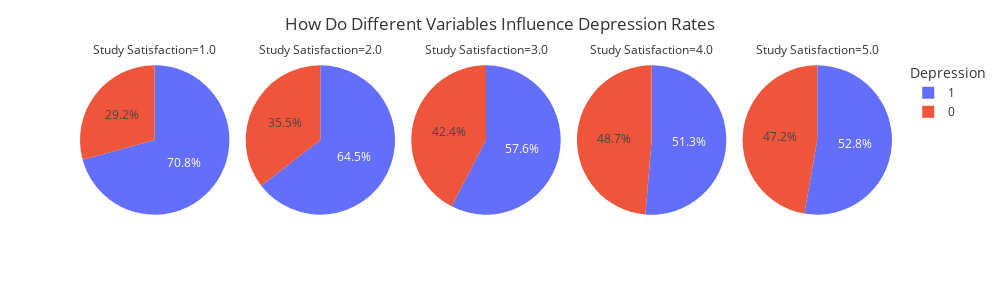
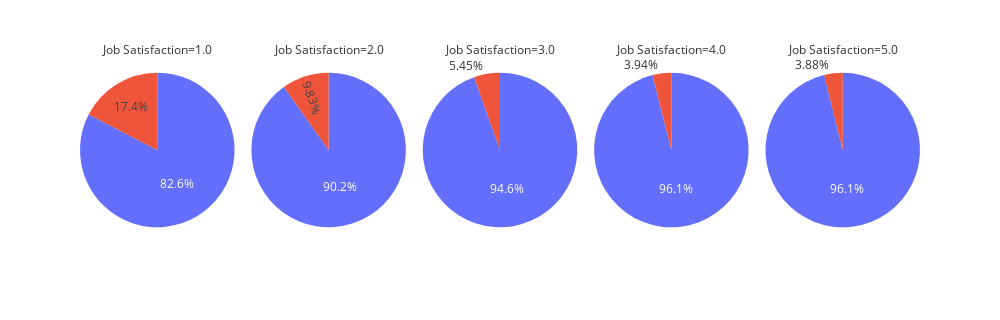
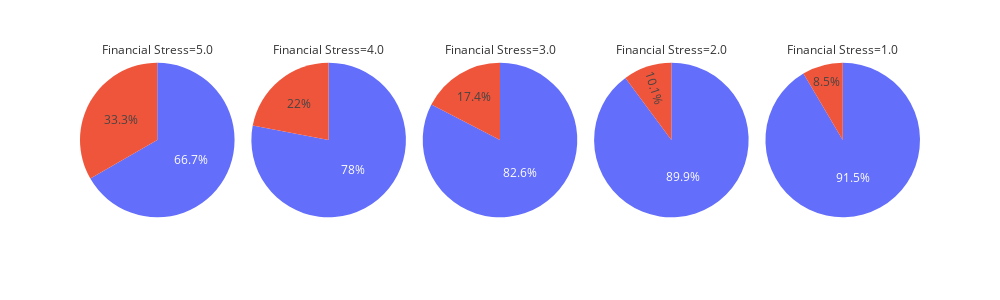

Notebook cell for these charts, in order:
### Markdown cell above
## Questions: 

### Questions 1: Which Variables Have the Greatest Effect on Depression

### Code cell
DF_Depression_Influence = (
DF.value_counts(subset=['Study Satisfaction', 'Depression']).reset_index(name='count').sort_values(by='Study Satisfaction', ascending=True)

)

fig = px.pie(DF_Depression_Influence, 
    values='count', 
    names = 'Depression',
    facet_col='Study Satisfaction',
    color = 'Depression',
)


fig.update_layout(
                  title='How Do Different Variables Influence Depression Rates',
                  template='ggplot2',
                  legend_title='Depression',
                  width=1000,
                  height=300,
                      )

fig.show()


DF_Depression_Influence = (
DF.value_counts(subset=['Job Satisfaction', 'Depression']).reset_index(name='count').sort_values(by='Job Satisfaction', ascending=True)

)

fig = px.pie(DF_Depression_Influence, 
    values='count', 
    facet_col='Job Satisfaction',
    color = 'Depression',
    facet_col_wrap = 5,
)


fig.update_layout(
                  template='ggplot2',
                  width=1000,
                  height=320,
                  yaxis_title="Job Satisfaction",
                      )

fig.show()


DF_Financial_Influence = (
DF.value_counts(subset=['Financial Stress', 'Depression']).reset_index(name='count').sort_values(by='Financial Stress', ascending=False)

)

fig = px.pie(DF_Financial_Influence, 
    values='count', 
    facet_col='Financial Stress',
    color = 'Depression',
    facet_col_wrap = 5,
)


fig.update_layout(
                  yaxis_title="Financial Stress",
                  template='ggplot2',
                  width=1000,
                  height=300,
                      
                      )

fig.show()

### Figure 1 — Plotly figure (JSON) as saved in the notebook; plotly's stock layout.template omitted (floating-point values rounded to 4 significant figures)
{"data": [{"customdata": [[1], [0]], "domain": {"x": [0, 0.184], "y": [0, 1]}, "hovertemplate": "Study Satisfaction=1.0<br>Depression=%{customdata[0]}<br>count=%{value}<extra></extra>", "labels": [1, 0], "legendgroup": "", "marker": {"colors": ["#636efa", "#EF553B"]}, "name": "", "showlegend": true, "type": "pie", "values": [3857, 1594]}, {"customdata": [[1], [0]], "domain": {"x": [0.204, 0.388], "y": [0, 1]}, "hovertemplate": "Study Satisfaction=2.0<br>Depression=%{customdata[0]}<br>count=%{value}<extra></extra>", "labels": [1, 0], "legendgroup": "", "marker": {"colors": ["#636efa", "#EF553B"]}, "name": "", "showlegend": true, "type": "pie", "values": [3769, 2071]}, {"customdata": [[1], [0]], "domain": {"x": [0.408, 0.592], "y": [0, 1]}, "hovertemplate": "Study Satisfaction=3.0<br>Depression=%{customdata[0]}<br>count=%{value}<extra></extra>", "labels": [1, 0], "legendgroup": "", "marker": {"colors": ["#636efa", "#EF553B"]}, "name": "", "showlegend": true, "type": "pie", "values": [3354, 2469]}, {"customdata": [[1], [0]], "domain": {"x": [0.612, 0.796], "y": [0, 1]}, "hovertemplate": "Study Satisfaction=4.0<br>Depression=%{customdata[0]}<br>count=%{value}<extra></extra>", "labels": [1, 0], "legendgroup": "", "marker": {"colors": ["#636efa", "#EF553B"]}, "name": "", "showlegend": true, "type": "pie", "values": [3265, 3095]}, {"customdata": [[0], [1]], "domain": {"x": [0.816, 1], "y": [0, 1]}, "hovertemplate": "Study Satisfaction=5.0<br>Depression=%{customdata[0]}<br>count=%{value}<extra></extra>", "labels": [0, 1], "legendgroup": "", "marker": {"colors": ["#636efa", "#EF553B"]}, "name": "", "showlegend": true, "type": "pie", "values": [2334, 2089]}], "layout": {"annotations": [{"font": {}, "showarrow": false, "text": "Study Satisfaction=1.0", "x": 0.092, "xanchor": "center", "xref": "paper", "y": 1, "yanchor": "bottom", "yref": "paper"}, {"font": {}, "showarrow": false, "text": "Study Satisfaction=2.0", "x": 0.296, "xanchor": "center", "xref": "paper", "y": 1, "yanchor": "bottom", "yref": "paper"}, {"font": {}, "showarrow": false, "text": "Study Satisfaction=3.0", "x": 0.5, "xanchor": "center", "xref": "paper", "y": 1, "yanchor": "bottom", "yref": "paper"}, {"font": {}, "showarrow": false, "text": "Study Satisfaction=4.0", "x": 0.704, "xanchor": "center", "xref": "paper", "y": 1, "yanchor": "bottom", "yref": "paper"}, {"font": {}, "showarrow": false, "text": "Study Satisfaction=5.0", "x": 0.908, "xanchor": "center", "xref": "paper", "y": 1, "yanchor": "bottom", "yref": "paper"}], "height": 300, "legend": {"title": {"text": "Depression"}, "tracegroupgap": 0}, "margin": {"t": 60}, "title": {"text": "How Do Different Variables Influence Depression Rates"}, "width": 1000}}

### Figure 2 — Plotly figure (JSON) as saved in the notebook; plotly's stock layout.template omitted (floating-point values rounded to 4 significant figures)
{"data": [{"customdata": [[0], [1]], "domain": {"x": [0, 0.184], "y": [0, 1]}, "hovertemplate": "Job Satisfaction=1.0<br>count=%{value}<br>Depression=%{customdata[0]}<extra></extra>", "legendgroup": "", "marker": {"colors": ["#636efa", "#EF553B"]}, "name": "", "showlegend": false, "type": "pie", "values": [18439, 3885]}, {"customdata": [[0], [1]], "domain": {"x": [0.204, 0.388], "y": [0, 1]}, "hovertemplate": "Job Satisfaction=2.0<br>count=%{value}<br>Depression=%{customdata[0]}<extra></extra>", "legendgroup": "", "marker": {"colors": ["#636efa", "#EF553B"]}, "name": "", "showlegend": false, "type": "pie", "values": [22346, 2437]}, {"customdata": [[0], [1]], "domain": {"x": [0.408, 0.592], "y": [0, 1]}, "hovertemplate": "Job Satisfaction=3.0<br>count=%{value}<br>Depression=%{customdata[0]}<extra></extra>", "legendgroup": "", "marker": {"colors": ["#636efa", "#EF553B"]}, "name": "", "showlegend": false, "type": "pie", "values": [20755, 1196]}, {"customdata": [[0], [1]], "domain": {"x": [0.612, 0.796], "y": [0, 1]}, "hovertemplate": "Job Satisfaction=4.0<br>count=%{value}<br>Depression=%{customdata[0]}<extra></extra>", "legendgroup": "", "marker": {"colors": ["#636efa", "#EF553B"]}, "name": "", "showlegend": false, "type": "pie", "values": [20095, 825]}, {"customdata": [[0], [1]], "domain": {"x": [0.816, 1], "y": [0, 1]}, "hovertemplate": "Job Satisfaction=5.0<br>count=%{value}<br>Depression=%{customdata[0]}<extra></extra>", "legendgroup": "", "marker": {"colors": ["#636efa", "#EF553B"]}, "name": "", "showlegend": false, "type": "pie", "values": [21928, 884]}], "layout": {"annotations": [{"font": {}, "showarrow": false, "text": "Job Satisfaction=1.0", "x": 0.092, "xanchor": "center", "xref": "paper", "y": 1, "yanchor": "bottom", "yref": "paper"}, {"font": {}, "showarrow": false, "text": "Job Satisfaction=2.0", "x": 0.296, "xanchor": "center", "xref": "paper", "y": 1, "yanchor": "bottom", "yref": "paper"}, {"font": {}, "showarrow": false, "text": "Job Satisfaction=3.0", "x": 0.5, "xanchor": "center", "xref": "paper", "y": 1, "yanchor": "bottom", "yref": "paper"}, {"font": {}, "showarrow": false, "text": "Job Satisfaction=4.0", "x": 0.704, "xanchor": "center", "xref": "paper", "y": 1, "yanchor": "bottom", "yref": "paper"}, {"font": {}, "showarrow": false, "text": "Job Satisfaction=5.0", "x": 0.908, "xanchor": "center", "xref": "paper", "y": 1, "yanchor": "bottom", "yref": "paper"}], "height": 320, "legend": {"tracegroupgap": 0}, "margin": {"t": 60}, "width": 1000, "yaxis": {"title": {"text": "Job Satisfaction"}}}}

### Figure 3 — Plotly figure (JSON) as saved in the notebook; plotly's stock layout.template omitted (floating-point values rounded to 4 significant figures)
{"data": [{"customdata": [[0], [1]], "domain": {"x": [0, 0.184], "y": [0, 1]}, "hovertemplate": "Financial Stress=5.0<br>count=%{value}<br>Depression=%{customdata[0]}<extra></extra>", "legendgroup": "", "marker": {"colors": ["#636efa", "#EF553B"]}, "name": "", "showlegend": false, "type": "pie", "values": [18856, 9423]}, {"customdata": [[0], [1]], "domain": {"x": [0.204, 0.388], "y": [0, 1]}, "hovertemplate": "Financial Stress=4.0<br>count=%{value}<br>Depression=%{customdata[0]}<extra></extra>", "legendgroup": "", "marker": {"colors": ["#636efa", "#EF553B"]}, "name": "", "showlegend": false, "type": "pie", "values": [21651, 6114]}, {"customdata": [[0], [1]], "domain": {"x": [0.408, 0.592], "y": [0, 1]}, "hovertemplate": "Financial Stress=3.0<br>count=%{value}<br>Depression=%{customdata[0]}<extra></extra>", "legendgroup": "", "marker": {"colors": ["#636efa", "#EF553B"]}, "name": "", "showlegend": false, "type": "pie", "values": [21463, 4527]}, {"customdata": [[0], [1]], "domain": {"x": [0.612, 0.796], "y": [0, 1]}, "hovertemplate": "Financial Stress=2.0<br>count=%{value}<br>Depression=%{customdata[0]}<extra></extra>", "legendgroup": "", "marker": {"colors": ["#636efa", "#EF553B"]}, "name": "", "showlegend": false, "type": "pie", "values": [28261, 3190]}, {"customdata": [[0], [1]], "domain": {"x": [0.816, 1], "y": [0, 1]}, "hovertemplate": "Financial Stress=1.0<br>count=%{value}<br>Depression=%{customdata[0]}<extra></extra>", "legendgroup": "", "marker": {"colors": ["#636efa", "#EF553B"]}, "name": "", "showlegend": false, "type": "pie", "values": [24899, 2312]}], "layout": {"annotations": [{"font": {}, "showarrow": false, "text": "Financial Stress=5.0", "x": 0.092, "xanchor": "center", "xref": "paper", "y": 1, "yanchor": "bottom", "yref": "paper"}, {"font": {}, "showarrow": false, "text": "Financial Stress=4.0", "x": 0.296, "xanchor": "center", "xref": "paper", "y": 1, "yanchor": "bottom", "yref": "paper"}, {"font": {}, "showarrow": false, "text": "Financial Stress=3.0", "x": 0.5, "xanchor": "center", "xref": "paper", "y": 1, "yanchor": "bottom", "yref": "paper"}, {"font": {}, "showarrow": false, "text": "Financial Stress=2.0", "x": 0.704, "xanchor": "center", "xref": "paper", "y": 1, "yanchor": "bottom", "yref": "paper"}, {"font": {}, "showarrow": false, "text": "Financial Stress=1.0", "x": 0.908, "xanchor": "center", "xref": "paper", "y": 1, "yanchor": "bottom", "yref": "paper"}], "height": 300, "legend": {"tracegroupgap": 0}, "margin": {"t": 60}, "width": 1000, "yaxis": {"title": {"text": "Financial Stress"}}}}
